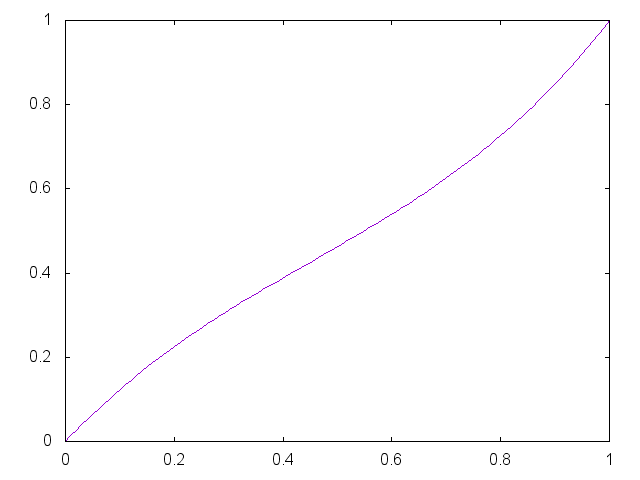

Write the gnuplot code that produced this figure.


set term png

set output "generate/static/generate/bezier-0.45-0.45.png"
plot '-' smooth bezier notitle
0 0
0.33 0.45
0.67 0.45 
1 1
e

reset;
